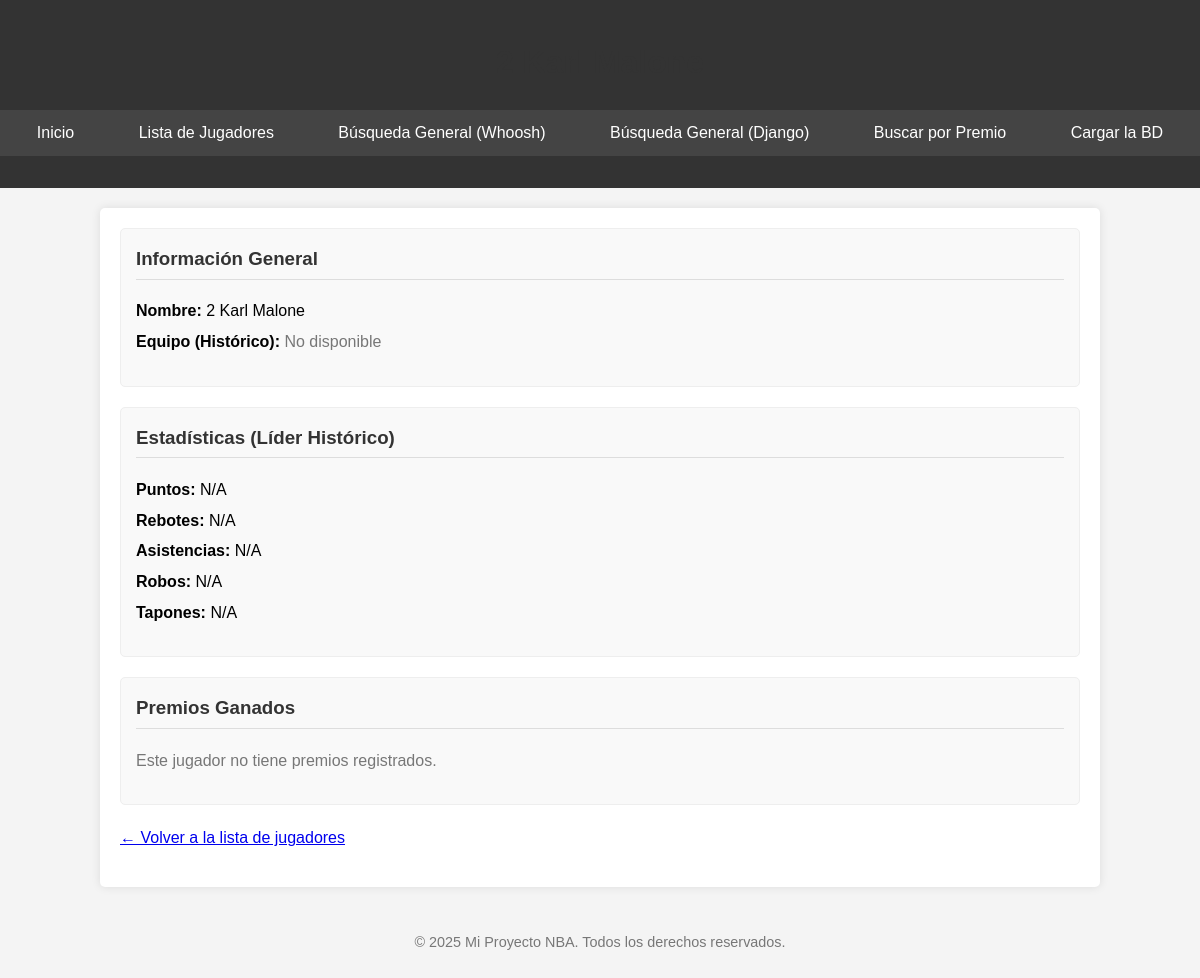
Screenshot of /jugadores/1218/ with the database file from the repository.
### main/nba/models.py (models this page shows, shortened)
class Jugador(models.Model):
    nombre = models.CharField(max_length=100)
    equipo = models.CharField(max_length=100, null=True, blank=True)

class Estadistica(models.Model):
    jugador = models.ForeignKey(Jugador, on_delete=models.CASCADE, related_name='estadisticas')
    puntos = models.FloatField(null=True, blank=True)
    rebotes = models.FloatField(null=True, blank=True)
    asistencias = models.FloatField(null=True, blank=True)
    robos = models.FloatField(null=True, blank=True)
    tapones = models.FloatField(null=True, blank=True)

### main/views.py (the view)
# urls.py: path('jugadores/<int:jugador_id>/', views.detalle_jugador, name='detalle_jugador'),
def detalle_jugador(request, jugador_id):
    jugador = get_object_or_404(Jugador, pk=jugador_id)
    estadisticas = jugador.estadisticas.first()
    premios = jugador.premios.all().order_by('-año')
    return render(request, 'detalle_jugador.html', {
    'jugador': jugador,
    'estadisticas': estadisticas,
    'premios': premios
})

### main/templates/detalle_jugador.html (shortened to what this page needs)
{% extends 'base.html' %}
{% block encabezado %}
    <h1>{{ jugador.nombre }}</h1>
{% endblock %}
{% block contenido %}
    <div class="detail-section">
        <h3>Información General</h3>
        <ul>
            <li><strong>Nombre:</strong> {{ jugador.nombre }}</li>
            <li><strong>Equipo (Histórico):</strong>
                {% if jugador.equipo and jugador.equipo != "Unknown" %}
                    {{ jugador.equipo }}
                {% else %}
                    <span class="no-data">No disponible</span>
                {% endif %}
            </li>
        </ul>
    </div>
    <div class="detail-section">
        <h3>Estadísticas (Líder Histórico)</h3>
        {% if estadisticas %}
            <ul>
                <li><strong>Puntos:</strong> {{ estadisticas.puntos|default:"N/A" }}</li>
                <li><strong>Rebotes:</strong> {{ estadisticas.rebotes|default:"N/A" }}</li>
                <li><strong>Asistencias:</strong> {{ estadisticas.asistencias|default:"N/A" }}</li>
                <li><strong>Robos:</strong> {{ estadisticas.robos|default:"N/A" }}</li>
                <li><strong>Tapones:</strong> {{ estadisticas.tapones|default:"N/A" }}</li>
            </ul>
        {% else %}
            <p class="no-data">No hay estadísticas disponibles.</p>
        {% endif %}
    </div>
    <div class="detail-section">
        <h3>Premios Ganados</h3>
        {% if premios %}
            <ul>
                {% for premio in premios %}
                    <li>{{ premio.nombre_premio }} ({{ premio.año }})</li>
                {% endfor %}
            </ul>
        {% else %}
            <p class="no-data">Este jugador no tiene premios registrados.</p>
        {% endif %}
    </div>
    <p><a href="{% url 'main:lista_jugadores' %}">← Volver a la lista de jugadores</a></p>
{% endblock %}

### rows the page displays
Jugador: nombre "2 Karl Malone"
Estadistica: puntos "N/A", rebotes "N/A", asistencias "N/A", robos "N/A", tapones "N/A"
